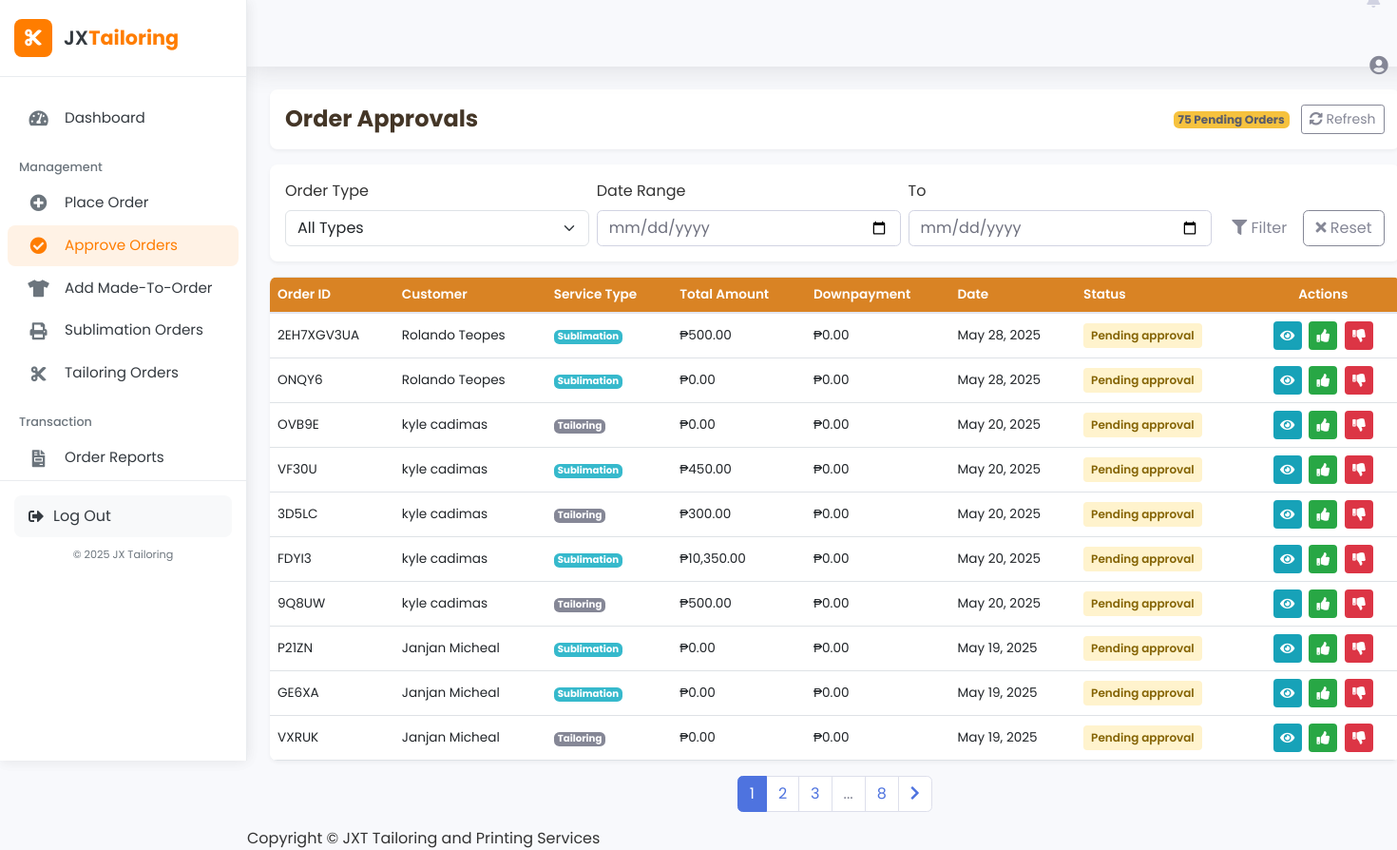
/staff/orders.php, run on the app's committed database.
### tables this page shows
CREATE TABLE `orders` (
  `order_id` varchar(10) NOT NULL,
  `customer_id` int(11) NOT NULL,
  `order_type` enum('tailoring','sublimation') NOT NULL,
  `total_amount` decimal(10,2) NOT NULL,
  `downpayment_amount` decimal(10,2) NOT NULL,
  `payment_method` enum('cash','gcash') NOT NULL,
  `payment_status` enum('pending','downpayment_paid','fully_paid') DEFAULT 'pending',
  `order_status` enum('pending_approval','declined','approved','forward_to_sublimator','in_process','printing_done','ready_for_pickup','completed') DEFAULT 'pending_approval',
  `staff_id` int(11) DEFAULT NULL,
  `manager_id` int(11) DEFAULT NULL,
  `notes` text DEFAULT NULL,
  `created_at` timestamp NOT NULL DEFAULT current_timestamp(),
  `updated_at` timestamp NOT NULL DEFAULT current_timestamp() ON UPDATE current_timestamp(),
  `screenshot_path` varchar(255) DEFAULT NULL,
  `status_history` text DEFAULT NULL,
  PRIMARY KEY (`order_id`),
  KEY `customer_id` (`customer_id`),
  KEY `staff_id` (`staff_id`),
  KEY `manager_id` (`manager_id`),
  CONSTRAINT `orders_ibfk_1` FOREIGN KEY (`customer_id`) REFERENCES `customers` (`customer_id`),
  CONSTRAINT `orders_ibfk_2` FOREIGN KEY (`staff_id`) REFERENCES `users` (`user_id`),
  CONSTRAINT `orders_ibfk_3` FOREIGN KEY (`manager_id`) REFERENCES `users` (`user_id`)
);

CREATE TABLE `customers` (
  `customer_id` int(11) NOT NULL AUTO_INCREMENT,
  `username` varchar(50) NOT NULL,
  `password` varchar(255) NOT NULL,
  `email` varchar(100) NOT NULL,
  `first_name` varchar(50) NOT NULL,
  `last_name` varchar(50) NOT NULL,
  `phone_number` varchar(20) DEFAULT NULL,
  `address` text DEFAULT NULL,
  `created_at` timestamp NOT NULL DEFAULT current_timestamp(),
  `updated_at` timestamp NOT NULL DEFAULT current_timestamp() ON UPDATE current_timestamp(),
  PRIMARY KEY (`customer_id`),
  UNIQUE KEY `username` (`username`),
  UNIQUE KEY `email` (`email`)
);

### staff/orders.php (the view, shortened to what this page needs)
<?php
include '../db.php';
$records_per_page = 10;
$page = isset($_GET['page']) ? (int)$_GET['page'] : 1;
$offset = ($page - 1) * $records_per_page;
$count_query = "SELECT COUNT(*) as total FROM orders WHERE order_status = 'pending_approval'";
$count_result = mysqli_query($conn, $count_query);
$total_records = mysqli_fetch_assoc($count_result)['total'];
$total_pages = ceil($total_records / $records_per_page);
$query = "SELECT o.order_id, c.first_name, c.last_name, o.order_type, o.total_amount, o.downpayment_amount, o.order_status, o.created_at
          FROM orders o
          JOIN customers c ON o.customer_id = c.customer_id
          WHERE o.order_status = 'pending_approval'
          ORDER BY o.created_at DESC
          LIMIT $offset, $records_per_page";
$result = mysqli_query($conn, $query);
?>
<!DOCTYPE html>
<html lang="en">
<head>
    <link href="https://cdn.jsdelivr.net/npm/bootstrap@5.3.0/dist/css/bootstrap.min.css" rel="stylesheet">
    <link href="vendor/fontawesome-free/css/all.min.css" rel="stylesheet">
    <link href="css/sb-admin-2.min.css" rel="stylesheet">
</head>
<body id="page-top">
    <div id="wrapper">
        <?php include 'sidebar.php'; ?>
        <div id="content-wrapper" class="d-flex flex-column">
            <div id="content">
                <nav class="navbar navbar-expand navbar-light topbar mb-4 static-top shadow">
                    <ul class="navbar-nav ml-auto">
                        <?php include 'notification.php'; ?>
                        <li class="nav-item dropdown no-arrow">
                            <a class="nav-link dropdown-toggle" href="#" id="userDropdown" role="button" data-toggle="dropdown" aria-haspopup="true" aria-expanded="false">
                                <span class="mr-2 d-none d-lg-inline text-gray-600 small">
                                    <i class='fas fa-user-circle' style="font-size:20px; margin-left: 10px;"></i>
                            </a>
                        </li>
                    </ul>
                </nav>
                <div class="container-fluid">
                    <div class="page-header">
                        <h1>Order Approvals</h1>
                        <div>
                            <span class="badge bg-warning text-dark me-2"><?= $total_records ?> Pending Orders</span>
                            <a href="?refresh=true" class="btn btn-sm btn-outline-secondary">
                                <i class="fas fa-sync-alt"></i> Refresh
                            </a>
                        </div>
                    </div>
                    <div class="filters-container">
                        <form class="filter-form" method="GET">
                            <div class="filter-group">
                                <label class="filter-label">Order Type</label>
                                <select name="type" class="form-select">
                                    <option value="">All Types</option>
                                </select>
                            </div>
                            <div class="filter-group">
                                <label class="filter-label">Date Range</label>
                                <input type="date" name="date_from" class="form-control" value="<?= isset($_GET['date_from']) ? htmlspecialchars($_GET['date_from']) : '' ?>">
                            </div>
                            <div class="filter-group">
                                <label class="filter-label">To</label>
                                <input type="date" name="date_to" class="form-control" value="<?= isset($_GET['date_to']) ? htmlspecialchars($_GET['date_to']) : '' ?>">
                            </div>
                            <div class="filter-buttons">
                                <button type="submit" class="btn btn-confirm">
                                    <i class="fas fa-filter"></i> Filter
                                </button>
                                <a href="orders.php" class="btn btn-outline-secondary">
                                    <i class="fas fa-times"></i> Reset
                                </a>
                            </div>
                        </form>
                    </div>
                    <div class="table-container">
                        <?php if (mysqli_num_rows($result) > 0): ?>
                            <table class="table">
                                <thead>
                                    <tr>
                                        <th>Order ID</th>
                                        <th>Customer</th>
                                        <th>Service Type</th>
                                        <th>Total Amount</th>
                                        <th>Downpayment</th>
                                        <th>Date</th>
                                        <th>Status</th>
                                        <th class="text-center">Actions</th>
                                    </tr>
                                </thead>
                                <tbody>
                                    <?php while ($row = mysqli_fetch_assoc($result)) : ?>
                                        <tr>
                                            <td><span class="order-id"><?= htmlspecialchars($row['order_id']) ?></span></td>
                                            <td>
                                                <span class="customer-name"><?= htmlspecialchars($row['first_name'] . ' ' . $row['last_name']) ?></span>
                                            </td>
                                            <td>
                                                <?php if ($row['order_type'] == 'sublimation'): ?>
                                                    <span class="badge bg-info text-white">Sublimation</span>
                                                <?php else: ?>
                                                    <span class="badge bg-secondary text-white">Tailoring</span>
                                                <?php endif; ?>
                                            </td>
                                            <td><span class="amount">₱<?= number_format($row['total_amount'], 2) ?></span></td>
                                            <td><span class="amount">₱<?= number_format($row['downpayment_amount'], 2) ?></span></td>
                                            <td><?= date('M d, Y', strtotime($row['created_at'])) ?></td>
                                            <td>
                                                <div class="status-badge status-pending">
                                                    <?= htmlspecialchars(str_replace('_', ' ', ucfirst($row['order_status']))) ?>
                                                </div>
                                            </td>
                                            <td class="text-center">
                                                <div class="actions-container">
                                                    <a href="view_order.php?id=<?= $row['order_id'] ?>" class="btn-action btn-view" data-tooltip="View Details">
                                                        <i class="fas fa-eye"></i>
                                                    </a>
                                                    <button class="btn-action btn-approve" onclick="approveOrder('<?= $row['order_id'] ?>')" data-tooltip="Approve Order">
                                                        <i class="fas fa-thumbs-up"></i>
                                                    </button>
                                                    <button class="btn-action btn-decline" data-bs-toggle="modal" data-bs-target="#declineModal"
                                                            onclick="setDeclineOrderId('<?= $row['order_id'] ?>')" data-tooltip="Decline Order">
                                                        <i class="fas fa-thumbs-down"></i>
                                                    </button>
                                                </div>
                                            </td>
                                        </tr>
                                    <?php endwhile; ?>
                                </tbody>
                            </table>
                        <?php endif; ?>
                    </div>
                    <?php if ($total_pages > 0) : ?>
                    <div class="pagination-container">
                        <nav aria-label="Page navigation">
                            <ul class="pagination">
                                <?php
                                $start_page = max(1, $page - 2);
                                $end_page = min($total_pages, $page + 2);
                                for ($i = $start_page; $i <= $end_page; $i++) {
                                    echo '<li class="page-item ' . ($i == $page ? 'active' : '') . '">';
                                    echo '<a class="page-link" href="?page=' . $i . (isset($_GET['type']) ? '&type=' . $_GET['type'] : '') . '">' . $i . '</a>';
                                    echo '</li>';
                                }
                                if ($end_page < $total_pages) {
                                    if ($end_page < $total_pages - 1) {
                                        echo '<li class="page-item disabled"><span class="page-link">...</span></li>';
                                    }
                                    echo '<li class="page-item"><a class="page-link" href="?page=' . $total_pages . (isset($_GET['type']) ? '&type=' . $_GET['type'] : '') . '">' . $total_pages . '</a></li>';
                                }
                                ?>
                                <?php if ($page < $total_pages) : ?>
                                    <li class="page-item">
                                        <a class="page-link" href="?page=<?= ($page + 1) ?><?= isset($_GET['type']) ? '&type=' . $_GET['type'] : '' ?>" aria-label="Next">
                                            <i class="fas fa-chevron-right"></i>
                                        </a>
                                    </li>
                                <?php endif; ?>
                            </ul>
                        </nav>
                    </div>
                    <?php endif; ?>
                </div>
                <?php include 'footer.php'; ?>
            </div>
        </div>
    </div
</body>
</html>

### staff/orders.php (style rules this page uses)
:root { --primary: #443627; --secondary: #D98324; --light-bg: #f8f9fc; --white: #ffffff; --text-dark: #333333; --text-light: #6c757d; --success: #28a745; --danger: #dc3545; --warning: #ffc107; --info: #17a2b8; }
body { font-family: 'Poppins', sans-serif; background-color: var(--light-bg); color: var(--text-dark); }
.page-header { background-color: var(--white); border-radius: 8px; padding: 1rem; box-shadow: 0 2px 4px rgba(0,0,0,0.05); margin-bottom: 1rem; display: flex; justify-content: space-between; align-items: center; }
.page-header h1 { font-size: 1.5rem; font-weight: 700; color: var(--primary); margin: 0; }
.filters-container { background-color: var(--white); border-radius: 8px; padding: 1rem; box-shadow: 0 2px 4px rgba(0,0,0,0.05); margin-bottom: 1rem; }
.filter-form { display: flex; flex-wrap: wrap; gap: 0.5rem; align-items: flex-end; }
.filter-group { flex: 1; min-width: 150px; }
.table-container { background-color: var(--white); border-radius: 8px; overflow: hidden; box-shadow: 0 2px 4px rgba(0,0,0,0.05); margin-bottom: 1rem; }
.table { margin-bottom: 0; width: 100%; font-size: 0.85rem; }
.table th { background-color: var(--secondary); color: white; font-weight: 600; padding: 0.5rem; }
.table td { padding: 0.5rem; vertical-align: middle; }
.btn-action { width: 30px; height: 30px; border-radius: 4px; display: inline-flex; align-items: center; justify-content: center; border: none; color: white; margin: 0 2px; }
.btn-view { background-color: var(--info); }
.btn-approve { background-color: var(--success); }
.btn-decline { background-color: var(--danger); }
.status-badge { padding: 0.25rem 0.5rem; border-radius: 4px; font-size: 0.75rem; font-weight: 600; display: inline-block; }
.status-pending { background-color: #fff3cd; color: #856404; }
.pagination-container { display: flex; justify-content: center; margin-top: 1rem; }

### staff/sidebar.php (style rules this page uses)
:root { --sidebar-bg: #ffffff; --sidebar-width: 260px; --sidebar-collapsed-width: 70px; --accent-color: #ff7d00; --text-color: #343a40; --text-muted: #6c757d; --hover-bg: #f8f9fa; --active-bg: rgba(255,125,0,0.1); --border-color: #e9ecef; --transition-speed: 0.3s; --border-radius: 8px; --icon-size: 18px; --shadow-color: rgba(0, 0, 0, 0.05); }
.dropdown-toggle { position: relative; display: flex; align-items: center; width: 100%; text-decoration: none; color: var(--text-color); }
@media (min-width: 769px) { #content-wrapper { margin-left: var(--sidebar-width); transition: margin var(--transition-speed) ease; } }

### data on the page
orders: order_id "2EH7XGV3UA", customer.last_name "Rolando Teopes", order_type "Sublimation", total_amount "500.00", downpayment_amount "0.00", created_at "May 28, 2025", order_status "Pending approval"
orders: order_id "ONQY6", customer.last_name "Rolando Teopes", order_type "Sublimation", total_amount "0.00", downpayment_amount "0.00", created_at "May 28, 2025", order_status "Pending approval"
orders: order_id "OVB9E", customer.last_name "kyle cadimas", order_type "Tailoring", total_amount "0.00", downpayment_amount "0.00", created_at "May 20, 2025", order_status "Pending approval"
orders: order_id "VF30U", customer.last_name "kyle cadimas", order_type "Sublimation", total_amount "450.00", downpayment_amount "0.00", created_at "May 20, 2025", order_status "Pending approval"
orders: order_id "3D5LC", customer.last_name "kyle cadimas", order_type "Tailoring", total_amount "300.00", downpayment_amount "0.00", created_at "May 20, 2025", order_status "Pending approval"
orders: order_id "FDYI3", customer.last_name "kyle cadimas", order_type "Sublimation", total_amount "10,350.00", downpayment_amount "0.00", created_at "May 20, 2025", order_status "Pending approval"
orders: order_id "9Q8UW", customer.last_name "kyle cadimas", order_type "Tailoring", total_amount "500.00", downpayment_amount "0.00", created_at "May 20, 2025", order_status "Pending approval"
orders: order_id "P21ZN", customer.last_name "Janjan Micheal", order_type "Sublimation", total_amount "0.00", downpayment_amount "0.00", created_at "May 19, 2025", order_status "Pending approval"
orders: order_id "GE6XA", customer.last_name "Janjan Micheal", order_type "Sublimation", total_amount "0.00", downpayment_amount "0.00", created_at "May 19, 2025", order_status "Pending approval"
orders: order_id "VXRUK", customer.last_name "Janjan Micheal", order_type "Tailoring", total_amount "0.00", downpayment_amount "0.00", created_at "May 19, 2025", order_status "Pending approval"

### other printed values
$total_records "75"
$total_pages "8"
